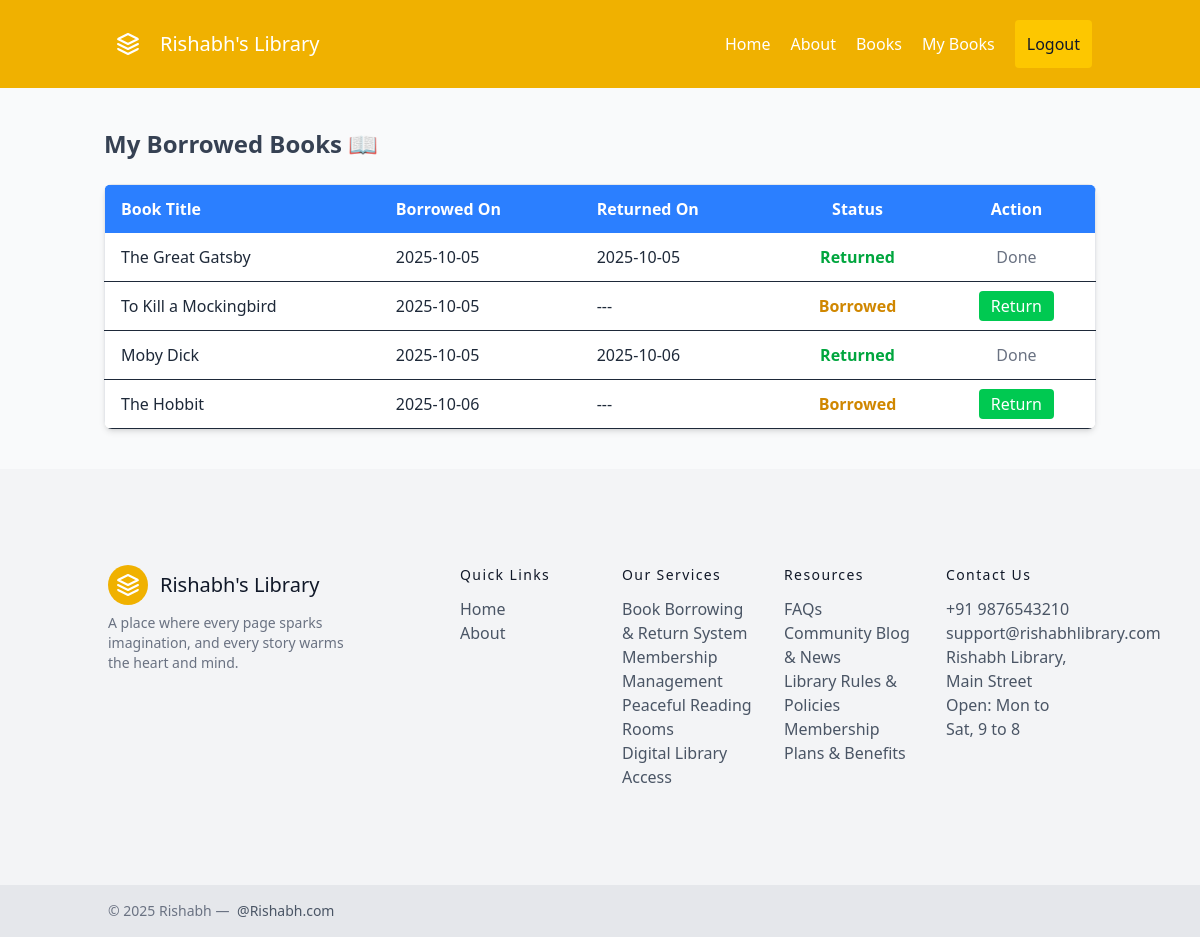
The page /my_borrowed_books (signed in) on the database its author committed.
### app.py (models this page shows, shortened)
class BorrowRecord(db.Model):
    id = db.Column(db.Integer, primary_key=True)
    user_id = db.Column(db.Integer, db.ForeignKey('user.id'))
    book_id = db.Column(db.Integer, db.ForeignKey('book.id'))
    borrow_date = db.Column(db.String(20))
    return_date = db.Column(db.String(20), nullable=True)
    returned = db.Column(db.Boolean, default=False)
    user = db.relationship('User', back_populates='borrowed_books')
    book = db.relationship('Book', back_populates='borrow_records')

class Book(db.Model):
    id = db.Column(db.Integer, primary_key=True)
    title = db.Column(db.String(150), nullable=False)
    author = db.Column(db.String(100), nullable=False)
    available = db.Column(db.Boolean, default=True)
    borrow_records = db.relationship('BorrowRecord', back_populates='book', lazy=True)

### app.py (the view)
@app.route('/my_borrowed_books')
def my_borrowed_books():
    if 'user_id' not in session:
        flash("Please log in to view borrowed books.", "warning")
        return redirect(url_for('login'))
    borrowed = BorrowRecord.query.filter_by(user_id=session['user_id']).all()
    return render_template('my_borrowed_books.html', records=borrowed)

### templates/my_borrowed_books.html
{% extends 'base.html' %}
{% block content %}
<main class="container mx-auto mt-10 px-4">
  <h2 class="text-2xl font-semibold text-gray-700 mb-6">My Borrowed Books 📖</h2>
  {% if records %}
  <div class="overflow-x-auto bg-white rounded-lg shadow-md">
    <table class="min-w-full table-auto border border-gray-200">
      <thead class="bg-blue-500 text-white">
        <tr>
          <th class="py-3 px-4 text-left">Book Title</th>
          <th class="py-3 px-4 text-left">Borrowed On</th>
          <th class="py-3 px-4 text-left">Returned On</th>
          <th class="py-3 px-4 text-center">Status</th>
          <th class="py-3 px-4 text-center">Action</th>
        </tr>
      </thead>
      <tbody>
        {% for record in records %}
        <tr class="border-b hover:bg-blue-50">
          <td class="py-3 px-4">{{ record.book.title }}</td>
          <td class="py-3 px-4">{{ record.borrow_date }}</td>
          <td class="py-3 px-4">{{ record.return_date or '---' }}</td>
          <td class="py-3 px-4 text-center">
            {% if record.returned %}
            <span class="text-green-600 font-semibold">Returned</span>
            {% else %}
            <span class="text-yellow-600 font-semibold">Borrowed</span>
            {% endif %}
          </td>
          <td class="py-3 px-4 text-center">
            {% if not record.returned %}
            <a href="{{ url_for('return_book', record_id=record.id) }}"
               class="bg-green-500 text-white px-3 py-1 rounded hover:bg-green-600 transition">Return</a>
            {% else %}
            <span class="text-gray-500">Done</span>
            {% endif %}
          </td>
        </tr>
        {% endfor %}
      </tbody>
    </table>
  </div>
  {% else %}
  <p class="text-gray-600 text-lg">You haven’t borrowed any books yet. Go borrow one! 💫</p>
  {% endif %}
</main>
{% endblock %}

### rows shown on the page
BorrowRecord: book "The Great Gatsby", borrow_date "2025-10-05", return_date "2025-10-05", returned "Returned"
BorrowRecord: book "To Kill a Mockingbird", borrow_date "2025-10-05", return_date "---", returned "Borrowed"
BorrowRecord: book "Moby Dick", borrow_date "2025-10-05", return_date "2025-10-06", returned "Returned"
BorrowRecord: book "The Hobbit", borrow_date "2025-10-06", return_date "---", returned "Borrowed"
